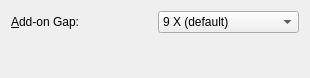
<?xml version="1.0" encoding="UTF-8"?>
<ui version="4.0">
 <class>grpUPCA</class>
 <widget class="QWidget" name="grpUPCA">
  <property name="geometry">
   <rect>
    <x>0</x>
    <y>0</y>
    <width>310</width>
    <height>78</height>
   </rect>
  </property>
  <property name="maximumSize">
   <size>
    <width>600</width>
    <height>16777215</height>
   </size>
  </property>
  <property name="windowTitle">
   <string>Form</string>
  </property>
  <layout class="QVBoxLayout" name="verticalLayout">
   <item>
    <layout class="QHBoxLayout" name="horizontalLayout">
     <item>
      <widget class="QLabel" name="lblUPCAAddonGap">
       <property name="text">
        <string>&amp;Add-on Gap:</string>
       </property>
       <property name="alignment">
        <set>Qt::AlignLeading|Qt::AlignLeft|Qt::AlignVCenter</set>
       </property>
       <property name="buddy">
        <cstring>cmbUPCAAddonGap</cstring>
       </property>
      </widget>
     </item>
     <item>
      <widget class="QComboBox" name="cmbUPCAAddonGap">
       <item>
        <property name="text">
         <string>9 X (default)</string>
        </property>
       </item>
       <item>
        <property name="text">
         <string>10 X</string>
        </property>
       </item>
       <item>
        <property name="text">
         <string>11 X</string>
        </property>
       </item>
       <item>
        <property name="text">
         <string>12 X</string>
        </property>
       </item>
      </widget>
     </item>
    </layout>
   </item>
   <item>
    <spacer name="verticalSpacer">
     <property name="orientation">
      <enum>Qt::Vertical</enum>
     </property>
     <property name="sizeHint" stdset="0">
      <size>
       <width>20</width>
       <height>30</height>
      </size>
     </property>
    </spacer>
   </item>
  </layout>
 </widget>
 <resources/>
 <connections/>
</ui>
